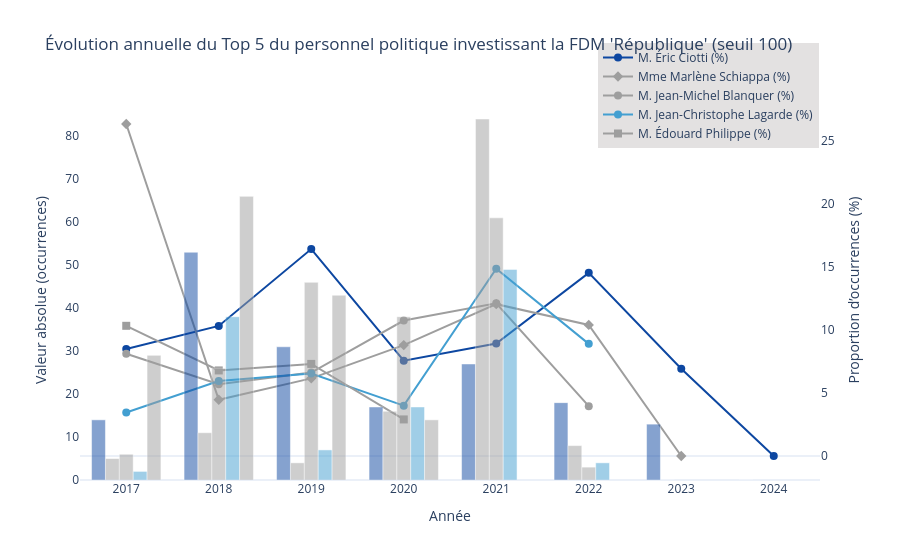

The code cell stored with this chart in its notebook:
### Code cell
synchronique_personnel_proportion(
    df,
    couleurs_groupes,
    top_n=5,
    min_true=100
)

### Figure 1 — Plotly figure (JSON) as saved in the notebook; plotly's stock layout.template omitted (floating-point values rounded to 4 significant figures)
{"data": [{"hovertemplate": "<b>M. Éric Ciotti</b><br>Année : %{x}<br>Proportion : %{y:.1f}%<extra></extra>", "line": {"color": "#0D47A1", "width": 2}, "marker": {"size": 8, "symbol": "circle"}, "mode": "lines+markers", "name": "M. Éric Ciotti (%)", "type": "scatter", "x": [2017, 2018, 2019, 2020, 2021, 2022, 2023, 2024], "y": [8.485, 10.31, 16.4, 7.556, 8.911, 14.52, 6.915, 0], "yaxis": "y"}, {"hovertemplate": "<b>M. Éric Ciotti</b><br>Année : %{x}<br>Occurrences : %{y}<extra></extra>", "marker": {"color": "#0D47A1"}, "name": "M. Éric Ciotti (VA)", "opacity": 0.5, "showlegend": false, "type": "bar", "x": [2017, 2018, 2019, 2020, 2021, 2022, 2023, 2024], "y": [14, 53, 31, 17, 27, 18, 13, 0], "yaxis": "y2"}, {"hovertemplate": "<b>Mme Marlène Schiappa</b><br>Année : %{x}<br>Proportion : %{y:.1f}%<extra></extra>", "line": {"color": "#9E9E9E", "width": 2}, "marker": {"size": 8, "symbol": "diamond"}, "mode": "lines+markers", "name": "Mme Marlène Schiappa (%)", "type": "scatter", "x": [2017, 2018, 2019, 2020, 2021, 2022, 2023], "y": [26.32, 4.453, 6.154, 8.791, 12.03, 10.39, 0], "yaxis": "y"}, {"hovertemplate": "<b>Mme Marlène Schiappa</b><br>Année : %{x}<br>Occurrences : %{y}<extra></extra>", "marker": {"color": "#9E9E9E"}, "name": "Mme Marlène Schiappa (VA)", "opacity": 0.5, "showlegend": false, "type": "bar", "x": [2017, 2018, 2019, 2020, 2021, 2022, 2023], "y": [5, 11, 4, 16, 84, 8, 0], "yaxis": "y2"}, {"hovertemplate": "<b>M. Jean-Michel Blanquer</b><br>Année : %{x}<br>Proportion : %{y:.1f}%<extra></extra>", "line": {"color": "#9E9E9E", "width": 2}, "marker": {"size": 8, "symbol": "circle"}, "mode": "lines+markers", "name": "M. Jean-Michel Blanquer (%)", "type": "scatter", "x": [2017, 2018, 2019, 2020, 2021, 2022], "y": [8.108, 5.689, 6.619, 10.73, 12.1, 3.947], "yaxis": "y"}, {"hovertemplate": "<b>M. Jean-Michel Blanquer</b><br>Année : %{x}<br>Occurrences : %{y}<extra></extra>", "marker": {"color": "#9E9E9E"}, "name": "M. Jean-Michel Blanquer (VA)", "opacity": 0.5, "showlegend": false, "type": "bar", "x": [2017, 2018, 2019, 2020, 2021, 2022], "y": [6, 26, 46, 38, 61, 3], "yaxis": "y2"}, {"hovertemplate": "<b>M. Jean-Christophe Lagarde</b><br>Année : %{x}<br>Proportion : %{y:.1f}%<extra></extra>", "line": {"color": "#439FD1", "width": 2}, "marker": {"size": 8, "symbol": "circle"}, "mode": "lines+markers", "name": "M. Jean-Christophe Lagarde (%)", "type": "scatter", "x": [2017, 2018, 2019, 2020, 2021, 2022], "y": [3.448, 5.947, 6.542, 3.991, 14.85, 8.889], "yaxis": "y"}, {"hovertemplate": "<b>M. Jean-Christophe Lagarde</b><br>Année : %{x}<br>Occurrences : %{y}<extra></extra>", "marker": {"color": "#439FD1"}, "name": "M. Jean-Christophe Lagarde (VA)", "opacity": 0.5, "showlegend": false, "type": "bar", "x": [2017, 2018, 2019, 2020, 2021, 2022], "y": [2, 38, 7, 17, 49, 4], "yaxis": "y2"}, {"hovertemplate": "<b>M. Édouard Philippe</b><br>Année : %{x}<br>Proportion : %{y:.1f}%<extra></extra>", "line": {"color": "#9E9E9E", "width": 2}, "marker": {"size": 8, "symbol": "square"}, "mode": "lines+markers", "name": "M. Édouard Philippe (%)", "type": "scatter", "x": [2017, 2018, 2019, 2020], "y": [10.32, 6.783, 7.301, 2.899], "yaxis": "y"}, {"hovertemplate": "<b>M. Édouard Philippe</b><br>Année : %{x}<br>Occurrences : %{y}<extra></extra>", "marker": {"color": "#9E9E9E"}, "name": "M. Édouard Philippe (VA)", "opacity": 0.5, "showlegend": false, "type": "bar", "x": [2017, 2018, 2019, 2020], "y": [29, 66, 43, 14], "yaxis": "y2"}], "layout": {"bargap": 0.25, "legend": {"bgcolor": "#E3E1E1", "x": 0.7, "y": 1.15}, "title": {"text": "Évolution annuelle du Top 5 du personnel politique investissant la FDM 'République' (seuil 100)"}, "xaxis": {"tickformat": "%Y", "title": {"text": "Année"}}, "yaxis": {"showgrid": false, "side": "right", "title": {"text": "Proportion d’occurrences (%)"}}, "yaxis2": {"overlaying": "y", "showgrid": false, "side": "left", "title": {"text": "Valeur absolue (occurrences)"}}}}
